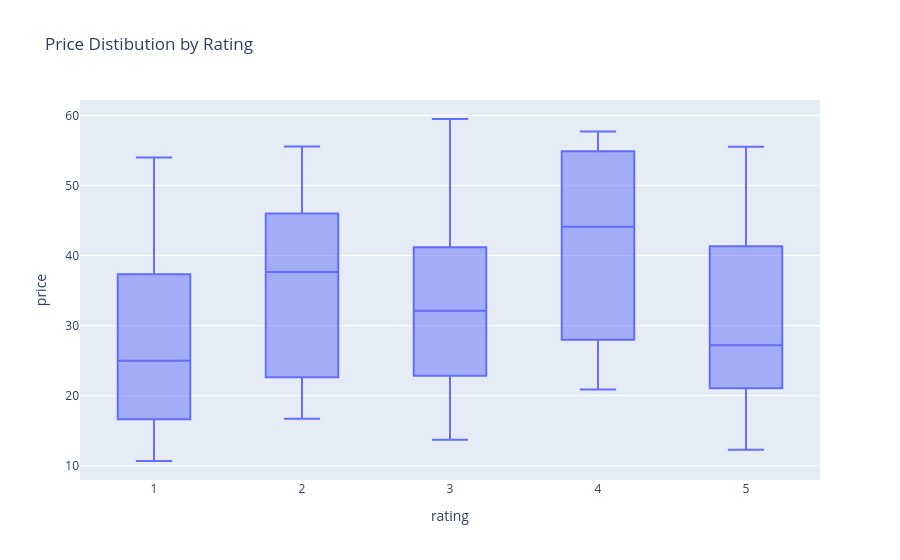

Source (notebook cell):
### Code cell
#Box Ploat

fig = px.box(
    df,
    x="rating",
    y="price",
    title="Price Distibution by Rating"
    
)
fig.show()

### Figure 1 — Plotly figure (JSON) as saved in the notebook; plotly's stock layout.template omitted (floating-point values rounded to 4 significant figures)
{"data": [{"alignmentgroup": "True", "hovertemplate": "rating=%{x}<br>price=%{y}<extra></extra>", "legendgroup": "", "marker": {"color": "#636efa"}, "name": "", "notched": false, "offsetgroup": "", "orientation": "v", "showlegend": false, "type": "box", "x": [2, 4, 3, 2, 3, 2, 1, 4, 1, 3, 5, 4, 1, 4, 1, 4, 2, 1, 1, 5, 2, 3, 4, 3, 1, 3, 2, 3, 5, 5, 4, 4, 2, 5, 3, 1, 3, 2, 4, 5, 3, 3, 1, 1, 3, 5, 1, 5, 4, 3, 2, 4, 2, 3, 1, 4, 5, 1, 5, 5, 2, 1, 2, 5, 5, 3, 3, 4, 5], "x0": " ", "xaxis": "x", "y": [45.17, 49.43, 48.87, 36.94, 37.33, 44.34, 30.54, 56.88, 23.21, 38.95, 26.08, 47.82, 19.63, 56.5, 16.64, 44.1, 54.21, 13.92, 10.69, 48.35, 16.73, 26.8, 54.36, 35.28, 11.84, 59.48, 27.26, 13.71, 25.37, 52.3, 20.89, 24.8, 38.38, 23.05, 43.45, 19.21, 25.4, 24.72, 57.7, 12.29, 15.85, 20.3, 53.98, 53.74, 29.69, 55.53, 36.95, 30.25, 28.08, 45.84, 20.55, 39.01, 17.28, 16.62, 37.34, 32.97, 28.32, 26.77, 21.07, 35.66, 55.55, 49.53, 46.83, 20.79, 41.32, 34.56, 25.83, 27.7, 16.97], "y0": " ", "yaxis": "y"}], "layout": {"boxmode": "group", "legend": {"tracegroupgap": 0}, "title": {"text": "Price Distibution by Rating"}, "xaxis": {"anchor": "y", "domain": [0, 1], "title": {"text": "rating"}}, "yaxis": {"anchor": "x", "domain": [0, 1], "title": {"text": "price"}}}}
